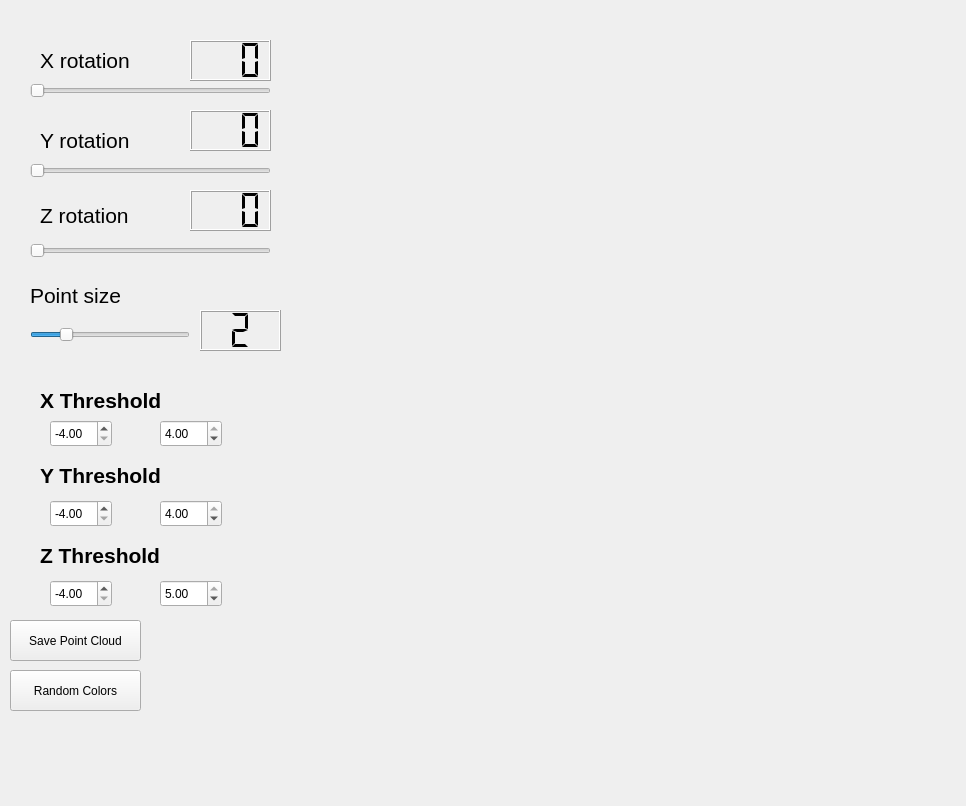
<?xml version="1.0" encoding="UTF-8"?>
<ui version="4.0">
 <class>PCLViewer</class>
 <widget class="QMainWindow" name="PCLViewer">
  <property name="geometry">
   <rect>
    <x>0</x>
    <y>0</y>
    <width>966</width>
    <height>806</height>
   </rect>
  </property>
  <property name="minimumSize">
   <size>
    <width>0</width>
    <height>0</height>
   </size>
  </property>
  <property name="maximumSize">
   <size>
    <width>5000</width>
    <height>5000</height>
   </size>
  </property>
  <property name="windowTitle">
   <string>PCLViewer</string>
  </property>
  <widget class="QWidget" name="centralwidget">
   <widget class="QVTKWidget" name="qvtkWidget">
    <property name="geometry">
     <rect>
      <x>300</x>
      <y>10</y>
      <width>640</width>
      <height>711</height>
     </rect>
    </property>
   </widget>
   <widget class="QSlider" name="horizontalSlider_X_Angle">
    <property name="geometry">
     <rect>
      <x>30</x>
      <y>80</y>
      <width>241</width>
      <height>21</height>
     </rect>
    </property>
    <property name="maximum">
     <number>360</number>
    </property>
    <property name="pageStep">
     <number>1</number>
    </property>
    <property name="value">
     <number>0</number>
    </property>
    <property name="orientation">
     <enum>Qt::Horizontal</enum>
    </property>
   </widget>
   <widget class="QSlider" name="horizontalSlider_Y_Angle">
    <property name="geometry">
     <rect>
      <x>30</x>
      <y>160</y>
      <width>241</width>
      <height>21</height>
     </rect>
    </property>
    <property name="maximum">
     <number>360</number>
    </property>
    <property name="pageStep">
     <number>1</number>
    </property>
    <property name="value">
     <number>0</number>
    </property>
    <property name="orientation">
     <enum>Qt::Horizontal</enum>
    </property>
   </widget>
   <widget class="QSlider" name="horizontalSlider_Z_Angle">
    <property name="geometry">
     <rect>
      <x>30</x>
      <y>240</y>
      <width>241</width>
      <height>21</height>
     </rect>
    </property>
    <property name="maximum">
     <number>360</number>
    </property>
    <property name="pageStep">
     <number>1</number>
    </property>
    <property name="value">
     <number>0</number>
    </property>
    <property name="orientation">
     <enum>Qt::Horizontal</enum>
    </property>
   </widget>
   <widget class="QLCDNumber" name="lcdNumber_x_angle">
    <property name="geometry">
     <rect>
      <x>190</x>
      <y>40</y>
      <width>81</width>
      <height>41</height>
     </rect>
    </property>
    <property name="smallDecimalPoint">
     <bool>false</bool>
    </property>
    <property name="digitCount">
     <number>3</number>
    </property>
    <property name="segmentStyle">
     <enum>QLCDNumber::Flat</enum>
    </property>
    <property name="intValue" stdset="0">
     <number>0</number>
    </property>
   </widget>
   <widget class="QLCDNumber" name="lcdNumber_y_angle">
    <property name="geometry">
     <rect>
      <x>190</x>
      <y>110</y>
      <width>81</width>
      <height>41</height>
     </rect>
    </property>
    <property name="digitCount">
     <number>3</number>
    </property>
    <property name="segmentStyle">
     <enum>QLCDNumber::Flat</enum>
    </property>
    <property name="intValue" stdset="0">
     <number>0</number>
    </property>
   </widget>
   <widget class="QLCDNumber" name="lcdNumber_z_angle">
    <property name="geometry">
     <rect>
      <x>190</x>
      <y>190</y>
      <width>81</width>
      <height>41</height>
     </rect>
    </property>
    <property name="digitCount">
     <number>3</number>
    </property>
    <property name="segmentStyle">
     <enum>QLCDNumber::Flat</enum>
    </property>
    <property name="intValue" stdset="0">
     <number>0</number>
    </property>
   </widget>
   <widget class="QSlider" name="horizontalSlider_p">
    <property name="geometry">
     <rect>
      <x>30</x>
      <y>320</y>
      <width>160</width>
      <height>29</height>
     </rect>
    </property>
    <property name="minimum">
     <number>1</number>
    </property>
    <property name="maximum">
     <number>6</number>
    </property>
    <property name="value">
     <number>2</number>
    </property>
    <property name="orientation">
     <enum>Qt::Horizontal</enum>
    </property>
   </widget>
   <widget class="QLCDNumber" name="lcdNumber_p">
    <property name="geometry">
     <rect>
      <x>200</x>
      <y>310</y>
      <width>81</width>
      <height>41</height>
     </rect>
    </property>
    <property name="digitCount">
     <number>1</number>
    </property>
    <property name="segmentStyle">
     <enum>QLCDNumber::Flat</enum>
    </property>
    <property name="intValue" stdset="0">
     <number>2</number>
    </property>
   </widget>
   <widget class="QLabel" name="label">
    <property name="geometry">
     <rect>
      <x>40</x>
      <y>50</y>
      <width>101</width>
      <height>21</height>
     </rect>
    </property>
    <property name="font">
     <font>
      <pointsize>16</pointsize>
      <weight>50</weight>
      <italic>false</italic>
      <bold>false</bold>
     </font>
    </property>
    <property name="text">
     <string>X rotation </string>
    </property>
   </widget>
   <widget class="QLabel" name="label_2">
    <property name="geometry">
     <rect>
      <x>40</x>
      <y>130</y>
      <width>101</width>
      <height>21</height>
     </rect>
    </property>
    <property name="font">
     <font>
      <pointsize>16</pointsize>
      <weight>50</weight>
      <italic>false</italic>
      <bold>false</bold>
     </font>
    </property>
    <property name="text">
     <string>Y rotation</string>
    </property>
   </widget>
   <widget class="QLabel" name="label_3">
    <property name="geometry">
     <rect>
      <x>40</x>
      <y>200</y>
      <width>131</width>
      <height>31</height>
     </rect>
    </property>
    <property name="font">
     <font>
      <pointsize>16</pointsize>
      <weight>50</weight>
      <italic>false</italic>
      <bold>false</bold>
     </font>
    </property>
    <property name="text">
     <string>Z rotation</string>
    </property>
   </widget>
   <widget class="QLabel" name="label_4">
    <property name="geometry">
     <rect>
      <x>30</x>
      <y>280</y>
      <width>141</width>
      <height>31</height>
     </rect>
    </property>
    <property name="font">
     <font>
      <pointsize>16</pointsize>
      <weight>50</weight>
      <italic>false</italic>
      <bold>false</bold>
     </font>
    </property>
    <property name="text">
     <string>Point size</string>
    </property>
   </widget>
   <widget class="QPushButton" name="saveButton">
    <property name="geometry">
     <rect>
      <x>10</x>
      <y>620</y>
      <width>131</width>
      <height>41</height>
     </rect>
    </property>
    <property name="text">
     <string>Save Point Cloud</string>
    </property>
   </widget>
   <widget class="QPushButton" name="randomcolorbutton">
    <property name="geometry">
     <rect>
      <x>10</x>
      <y>670</y>
      <width>131</width>
      <height>41</height>
     </rect>
    </property>
    <property name="text">
     <string>Random Colors</string>
    </property>
   </widget>
   <widget class="QLabel" name="label_5">
    <property name="geometry">
     <rect>
      <x>40</x>
      <y>380</y>
      <width>161</width>
      <height>41</height>
     </rect>
    </property>
    <property name="font">
     <font>
      <pointsize>16</pointsize>
      <weight>75</weight>
      <bold>true</bold>
     </font>
    </property>
    <property name="text">
     <string>X Threshold</string>
    </property>
   </widget>
   <widget class="QLabel" name="label_6">
    <property name="geometry">
     <rect>
      <x>40</x>
      <y>460</y>
      <width>131</width>
      <height>31</height>
     </rect>
    </property>
    <property name="font">
     <font>
      <pointsize>16</pointsize>
      <weight>75</weight>
      <bold>true</bold>
     </font>
    </property>
    <property name="text">
     <string>Y Threshold</string>
    </property>
   </widget>
   <widget class="QLabel" name="label_7">
    <property name="geometry">
     <rect>
      <x>40</x>
      <y>540</y>
      <width>141</width>
      <height>31</height>
     </rect>
    </property>
    <property name="font">
     <font>
      <pointsize>16</pointsize>
      <weight>75</weight>
      <bold>true</bold>
     </font>
    </property>
    <property name="text">
     <string>Z Threshold</string>
    </property>
   </widget>
   <widget class="QDoubleSpinBox" name="x_threshold_left">
    <property name="geometry">
     <rect>
      <x>50</x>
      <y>420</y>
      <width>62</width>
      <height>27</height>
     </rect>
    </property>
    <property name="minimum">
     <double>-4.000000000000000</double>
    </property>
    <property name="maximum">
     <double>4.000000000000000</double>
    </property>
    <property name="singleStep">
     <double>0.100000000000000</double>
    </property>
    <property name="value">
     <double>-4.000000000000000</double>
    </property>
   </widget>
   <widget class="QDoubleSpinBox" name="x_threshold_right">
    <property name="geometry">
     <rect>
      <x>160</x>
      <y>420</y>
      <width>62</width>
      <height>27</height>
     </rect>
    </property>
    <property name="minimum">
     <double>-4.000000000000000</double>
    </property>
    <property name="maximum">
     <double>4.000000000000000</double>
    </property>
    <property name="singleStep">
     <double>0.100000000000000</double>
    </property>
    <property name="value">
     <double>4.000000000000000</double>
    </property>
   </widget>
   <widget class="QDoubleSpinBox" name="y_threshold_bottom">
    <property name="geometry">
     <rect>
      <x>50</x>
      <y>500</y>
      <width>62</width>
      <height>27</height>
     </rect>
    </property>
    <property name="minimum">
     <double>-4.000000000000000</double>
    </property>
    <property name="maximum">
     <double>4.000000000000000</double>
    </property>
    <property name="singleStep">
     <double>0.100000000000000</double>
    </property>
    <property name="value">
     <double>-4.000000000000000</double>
    </property>
   </widget>
   <widget class="QDoubleSpinBox" name="y_threshold_top">
    <property name="geometry">
     <rect>
      <x>160</x>
      <y>500</y>
      <width>62</width>
      <height>27</height>
     </rect>
    </property>
    <property name="minimum">
     <double>-4.000000000000000</double>
    </property>
    <property name="maximum">
     <double>4.000000000000000</double>
    </property>
    <property name="singleStep">
     <double>0.100000000000000</double>
    </property>
    <property name="value">
     <double>4.000000000000000</double>
    </property>
   </widget>
   <widget class="QDoubleSpinBox" name="z_threshold_near">
    <property name="geometry">
     <rect>
      <x>50</x>
      <y>580</y>
      <width>62</width>
      <height>27</height>
     </rect>
    </property>
    <property name="minimum">
     <double>-4.000000000000000</double>
    </property>
    <property name="maximum">
     <double>5.000000000000000</double>
    </property>
    <property name="singleStep">
     <double>0.100000000000000</double>
    </property>
    <property name="value">
     <double>-4.000000000000000</double>
    </property>
   </widget>
   <widget class="QDoubleSpinBox" name="z_threshold_far">
    <property name="geometry">
     <rect>
      <x>160</x>
      <y>580</y>
      <width>62</width>
      <height>27</height>
     </rect>
    </property>
    <property name="maximum">
     <double>5.000000000000000</double>
    </property>
    <property name="singleStep">
     <double>0.100000000000000</double>
    </property>
    <property name="value">
     <double>5.000000000000000</double>
    </property>
   </widget>
  </widget>
 </widget>
 <customwidgets>
  <customwidget>
   <class>QVTKWidget</class>
   <extends>QWidget</extends>
   <header>QVTKWidget.h</header>
  </customwidget>
 </customwidgets>
 <resources/>
 <connections>
  <connection>
   <sender>horizontalSlider_p</sender>
   <signal>sliderMoved(int)</signal>
   <receiver>lcdNumber_p</receiver>
   <slot>display(int)</slot>
   <hints>
    <hint type="sourcelabel">
     <x>136</x>
     <y>352</y>
    </hint>
    <hint type="destinationlabel">
     <x>253</x>
     <y>342</y>
    </hint>
   </hints>
  </connection>
  <connection>
   <sender>horizontalSlider_Z_Angle</sender>
   <signal>sliderMoved(int)</signal>
   <receiver>lcdNumber_z_angle</receiver>
   <slot>display(int)</slot>
   <hints>
    <hint type="sourcelabel">
     <x>140</x>
     <y>248</y>
    </hint>
    <hint type="destinationlabel">
     <x>192</x>
     <y>211</y>
    </hint>
   </hints>
  </connection>
  <connection>
   <sender>horizontalSlider_Y_Angle</sender>
   <signal>sliderMoved(int)</signal>
   <receiver>lcdNumber_y_angle</receiver>
   <slot>display(int)</slot>
   <hints>
    <hint type="sourcelabel">
     <x>155</x>
     <y>169</y>
    </hint>
    <hint type="destinationlabel">
     <x>193</x>
     <y>140</y>
    </hint>
   </hints>
  </connection>
  <connection>
   <sender>horizontalSlider_X_Angle</sender>
   <signal>sliderMoved(int)</signal>
   <receiver>lcdNumber_x_angle</receiver>
   <slot>display(int)</slot>
   <hints>
    <hint type="sourcelabel">
     <x>140</x>
     <y>89</y>
    </hint>
    <hint type="destinationlabel">
     <x>193</x>
     <y>62</y>
    </hint>
   </hints>
  </connection>
 </connections>
</ui>
